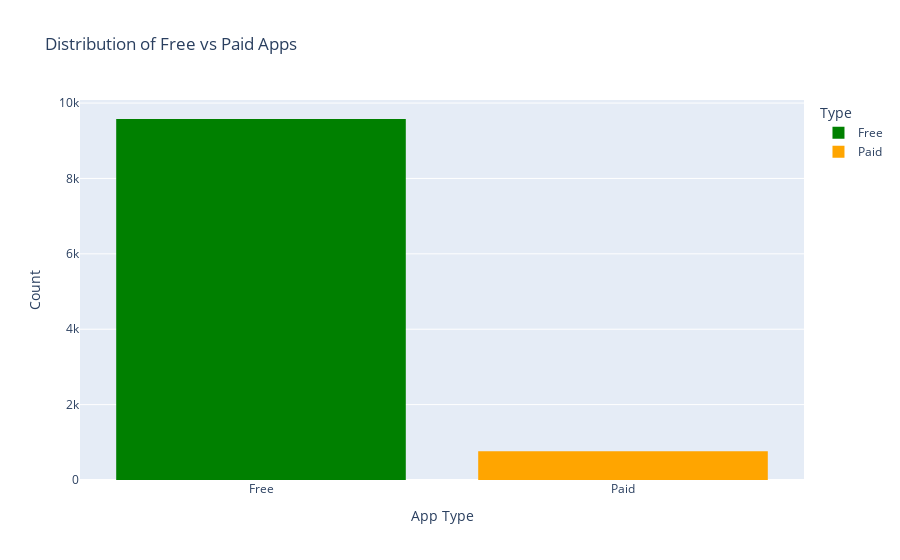

Write notebook code for a chart like this one.
### Markdown cell above
מסקנה 2 - 
מציאת הקשר בין דירוג האפליקציות לבין סיווג האפליקציות לפי סוגי האוכלוסיות השונות

### Code cell
fig = px.histogram(apps, x='Type', color='Type', color_discrete_map={'Free': 'green', 'Paid': 'orange'}, title='Distribution of Free vs Paid Apps')

# הגדרת שמות צירים
fig.update_layout(
    xaxis_title='App Type',
    yaxis_title='Count'
)

# הצגת הגרף
fig.show()

### Figure 1 — Plotly figure (JSON) as saved in the notebook; plotly's stock layout.template omitted (floating-point values rounded to 4 significant figures; data arrays with more than 128 entries replaced by an {"elided": "..."} marker saying what was removed)
{"data": [{"alignmentgroup": "True", "bingroup": "x", "hovertemplate": "Type=%{x}<br>count=%{y}<extra></extra>", "legendgroup": "Free", "marker": {"color": "green", "pattern": {"shape": ""}}, "name": "Free", "offsetgroup": "Free", "orientation": "v", "showlegend": true, "type": "histogram", "x": {"elided": "9577 str values"}, "xaxis": "x", "yaxis": "y"}, {"alignmentgroup": "True", "bingroup": "x", "hovertemplate": "Type=%{x}<br>count=%{y}<extra></extra>", "legendgroup": "Paid", "marker": {"color": "orange", "pattern": {"shape": ""}}, "name": "Paid", "offsetgroup": "Paid", "orientation": "v", "showlegend": true, "type": "histogram", "x": {"elided": "761 str values"}, "xaxis": "x", "yaxis": "y"}], "layout": {"autosize": true, "barmode": "relative", "legend": {"title": {"text": "Type"}, "tracegroupgap": 0}, "title": {"text": "Distribution of Free vs Paid Apps"}, "xaxis": {"anchor": "y", "autorange": true, "categoryarray": ["Free", "Paid"], "categoryorder": "array", "domain": [0, 1], "range": [-0.5, 1.5], "title": {"text": "App Type"}, "type": "category"}, "yaxis": {"anchor": "x", "autorange": true, "domain": [0, 1], "range": [0, 10080.0], "title": {"text": "Count"}}}}
